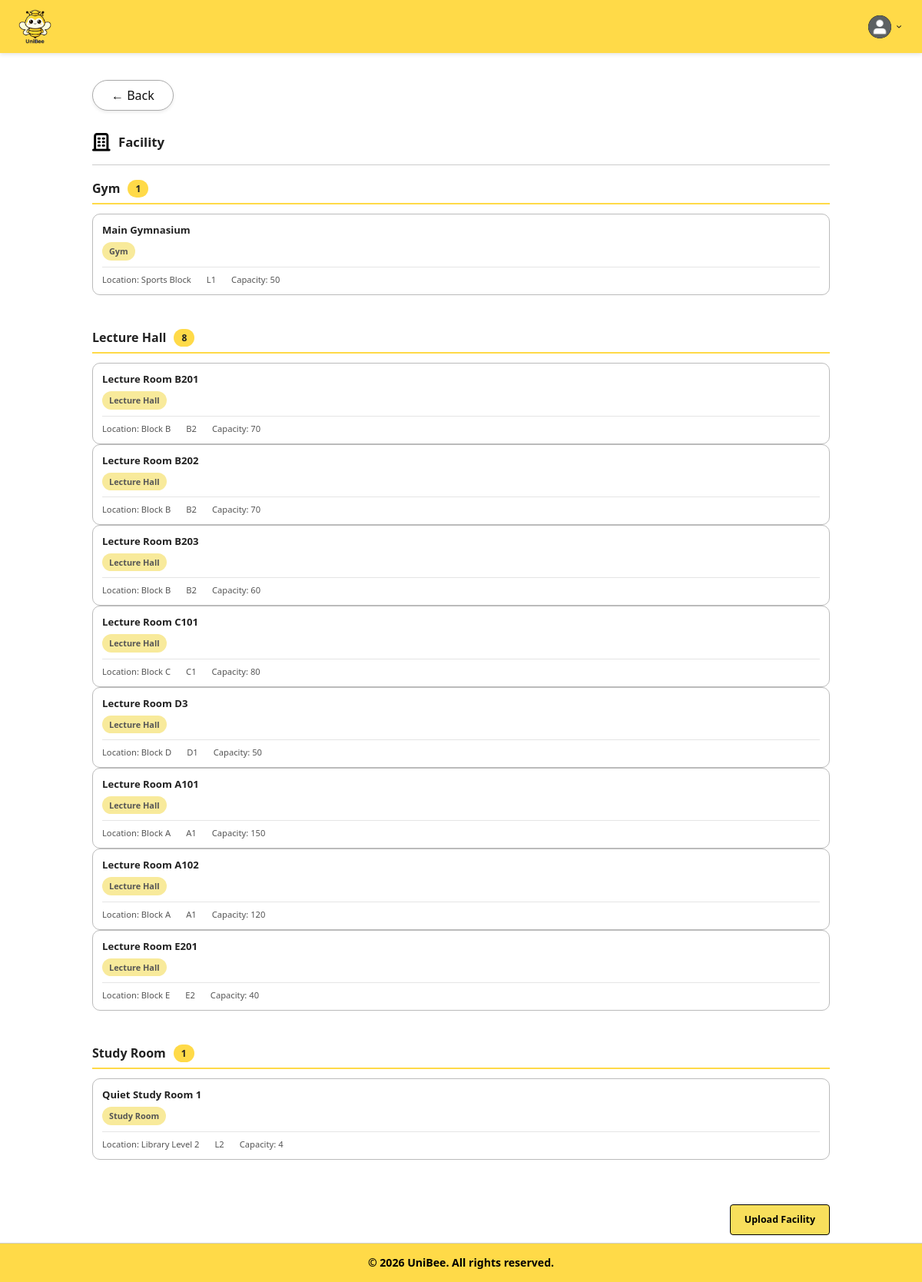
Page /boundary/uploadFacilityListPage.php (signed in) on the committed database.
### tables this page shows
CREATE TABLE Facilities (
    id INT PRIMARY KEY AUTO_INCREMENT,
    universityId INT NOT NULL,
    floorId INT,
    name VARCHAR(255) NOT NULL,
    roomCode VARCHAR(100),
    type ENUM('study room', 'gym', 'lecture hall', 'lab', 'classroom') DEFAULT 'study room',
    description TEXT,
    location VARCHAR(255),
    blockFloor VARCHAR(100),
    capacity INT,
    status VARCHAR(50) DEFAULT 'active',
    createdAt DATETIME DEFAULT CURRENT_TIMESTAMP,
    updatedAt DATETIME DEFAULT CURRENT_TIMESTAMP ON UPDATE CURRENT_TIMESTAMP,
    FOREIGN KEY (universityId) REFERENCES Universities(id) ON DELETE CASCADE,
    FOREIGN KEY (floorId) REFERENCES CampusFloors(id) ON DELETE SET NULL
);

### entity/facilities.php (called while the page is built, shortened)
<?php
class Facilities
{
    public function getFacilitiesByUniversity($universityId)
    {
        $database = new Database();
        $db = $database->connect();
        $sql = "SELECT
                    id,
                    universityId,
                    name,
                    type,
                    description,
                    location,
                    blockFloor,
                    capacity,
                    status,
                    createdAt,
                    updatedAt
                FROM Facilities
                WHERE universityId = ?
                ORDER BY id ASC";
        $stmt = $db->prepare($sql);
        $stmt->execute([$universityId]);
        return $stmt->fetchAll(PDO::FETCH_ASSOC);
    }
}
?>

### controller/manageUniversityInformationController.php (called while the page is built, shortened)
<?php
require_once "../entity/facilities.php";
class ManageUniversityInformationController
{
    private $facilities;
    public function __construct()
    {
        $this->facilities       = new Facilities();
    }
    public function getFacilityList($universityId)
    {
        return $this->facilities->getFacilitiesByUniversity($universityId);
    }
}

### boundary/uploadFacilityListPage.php (the view, shortened to what this page needs)
<?php
require_once "../controller/manageUniversityInformationController.php";
$universityId = $_SESSION['university_id'] ?? null;
$facilities = [];
if ($universityId !== null) {
    $controller = new ManageUniversityInformationController();
    $facilities = $controller->getFacilityList(
        $universityId
    );
}
?>
<!DOCTYPE html>
<html lang="en">
<head>
    <link rel="stylesheet" href="../style.css">
</head>
<body>
    <header class="header">
        <div class="logo-container">
            <img src="../images/uniBeeLogo.png" alt="UniBee Logo">
        </div>
        <div class="dashboard-header-right">
            <div class="profile-dropdown">
                <div class="profile-container" onclick="toggleDropdown()">
                    <img src="../images/profilePic.png" alt="Profile" class="profile-icon">
                    <img src="../images/dropdown.png" alt="Menu" class="dropdown-arrow">
                </div>
            </div>
        </div>
    </header>
    <main class="facility-list-page">
        <div class="profile-header">
            <a href="ManageUniversityInformationPage.php" class="btn-back">
                &#8592; Back
            </a>
        </div>
        <section class="facility-header">
            <img src="../images/facilityBooking.png" alt="Facility">
            <h1>
                Facility
            </h1>
        </section>
        <?php if (empty($facilities)): ?>
            <div class="empty-message">
                No facility has been uploaded yet.
            </div>
        <?php else: ?>
            <?php
            $groupedFacilities = [];
            foreach ($facilities as $facility) {
                $typeLabel = ucwords(strtolower($facility['type'] ?? 'other'));
                $groupedFacilities[$typeLabel][] = $facility;
            }
            ksort($groupedFacilities);
            ?>
            <div class="facility-list">
                <?php foreach ($groupedFacilities as $typeLabel => $typeFacilities): ?>
                    <div class="facility-group">
                        <h3 class="facility-group-heading">
                            <?php echo htmlspecialchars($typeLabel); ?>
                            <span class="facility-group-count"><?php echo count($typeFacilities); ?></span>
                        </h3>
                        <?php foreach ($typeFacilities as $facility): ?>
                            <div class="facility-row">
                                <div class="facility-main">
                                    <span class="facility-name">
                                        <?php echo htmlspecialchars($facility['name']); ?>
                                    </span>
                                    <span class="facility-type">
                                        <?php echo htmlspecialchars($facility['type']); ?>
                                    </span>
                                </div>
                                <div class="facility-details">
                                    <?php if (!empty($facility['location'])): ?>
                                        <span>Location: <?php echo htmlspecialchars($facility['location']); ?></span>
                                    <?php endif; ?>
                                    <?php if (!empty($facility['blockFloor'])): ?>
                                        <span><?php echo htmlspecialchars($facility['blockFloor']); ?></span>
                                    <?php endif; ?>
                                    <?php if (isset($facility['capacity']) && $facility['capacity'] !== ''): ?>
                                        <span>Capacity: <?php echo htmlspecialchars($facility['capacity']); ?></span>
                                    <?php endif; ?>
                                </div>
                            </div>
                        <?php endforeach; ?>
                    </div>
                <?php endforeach; ?>
            </div>
        <?php endif; ?>
        <div class="upload-facility-container">
            <a href="UploadListPage.php?type=facility" class="upload-facility-button">
                Upload Facility
            </a>
        </div>
    </main>
    <footer>
        <div class="footer-bottom-bar">
            &copy; 2026 UniBee. All rights reserved.
        </div>
    </footer>
</body>
</html>

### boundary/uploadFacilityListPage.php (style rules this page uses)
.facility-group { margin-bottom: 28px; }
.facility-group-heading { font-size: 1rem; font-weight: 700; color: #222; margin: 0 0 12px 0; padding-bottom: 6px; border-bottom: 2px solid var(--bg-yellow); display: flex; align-items: center; gap: 10px; }
.facility-group-count { background: var(--bg-yellow); color: #222; padding: 2px 10px; border-radius: 12px; font-size: 0.75rem; font-weight: 700; }

### rows in the picture
facilities: type "Gym", count($typeFacilities) "1", name "Main Gymnasium", location "Sports Block", blockFloor "L1", capacity "50"
facilities: name "Lecture Room B201", type "Lecture Hall", location "Block B", blockFloor "B2", capacity "70"
facilities: name "Lecture Room B202", type "Lecture Hall", location "Block B", blockFloor "B2", capacity "70"
facilities: name "Lecture Room B203", type "Lecture Hall", location "Block B", blockFloor "B2", capacity "60"
facilities: name "Lecture Room C101", type "Lecture Hall", location "Block C", blockFloor "C1", capacity "80"
facilities: name "Lecture Room D3", type "Lecture Hall", location "Block D", blockFloor "D1", capacity "50"
facilities: name "Lecture Room A101", type "Lecture Hall", location "Block A", blockFloor "A1", capacity "150"
facilities: name "Lecture Room A102", type "Lecture Hall", location "Block A", blockFloor "A1", capacity "120"
facilities: name "Lecture Room E201", type "Lecture Hall", location "Block E", blockFloor "E2", capacity "40"
facilities: name "Quiet Study Room 1", type "Study Room", location "Library Level 2", blockFloor "L2", capacity "4"

### other values in the picture
$typeLabel "Lecture Hall"
count($typeFacilities) "8"
$typeLabel "Study Room"
count($typeFacilities) "1"
